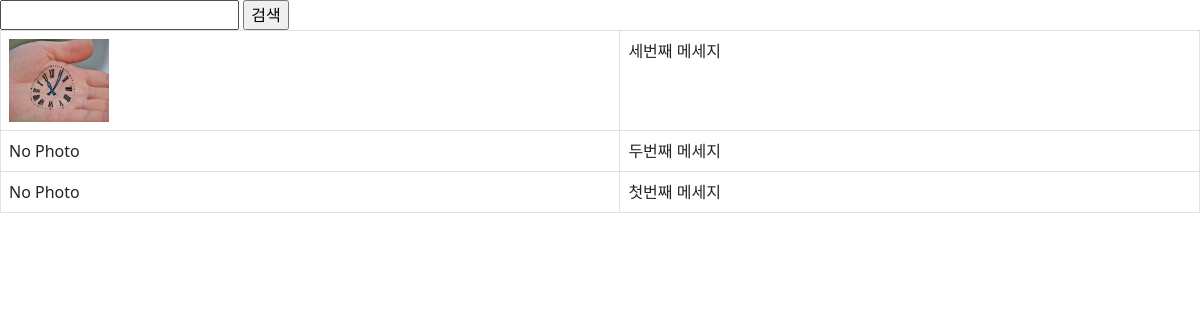
/instagram/, run on an earlier commit of the app's database.
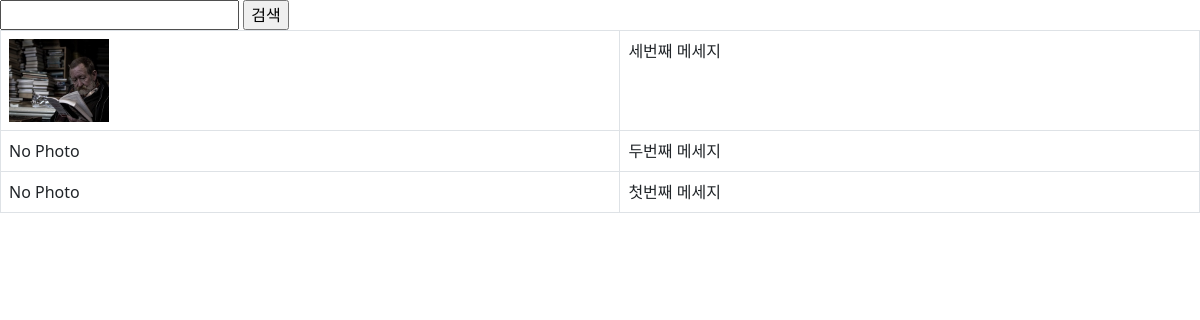
And on a later commit of the database.
### instagram/models.py (models this page shows, shortened)
class Post(models.Model):
    author = models.ForeignKey(
        settings.AUTH_USER_MODEL, on_delete=models.CASCADE)
    message = models.TextField()
    photo = models.ImageField(blank=True, upload_to='instagram/post/%Y/%m/%d')
    tag_set = models.ManyToManyField('Tag', blank=True)
    is_public = models.BooleanField(default=False, verbose_name='공개여부')
    created_at = models.DateTimeField(auto_now_add=True)
    updated_at = models.DateTimeField(auto_now=True)
    def message_length(self):
        return len(self.message)
    message_length.short_description = "메세지 글자수"
    class Meta:
        ordering = ['-id']

### instagram/views.py (the view)
# urls.py: path('', views.post_list),
def post_list(request):
    qs = Post.objects.all()
    q = request.GET.get('q', '')
    if q:
        qs = qs.filter(message__icontains=q)
    return render(request, 'instagram/post_list.html', {
        'post_list': qs,
        'q': q,
    })

### instagram/templates/instagram/post_list.html (shortened to what this page needs)
<!doctype html>
<html lang="ko">
<head>
    <link href="https://cdn.jsdelivr.net/npm/bootstrap@5.3.0-alpha1/dist/css/bootstrap.min.css" rel="stylesheet">
</head>
<body>
    <form action="" method="get">
        <input type="text" name="q" value="{{q}}"/>
        <input type="submit" value="검색"/>
    </form>
    <table class="table table-bordered table-hover">
        <tbody>
            {% for post in post_list %}
                <tr>
                    <td>
                        {% if post.photo%}
                            <img src = "{{post.photo.url}}" style="width: 100px;" />
                        {% else %}
                            No Photo
                        {% endif %}
                    </td>
                    <td>
                        {{post.message}}
                    </td>
                </tr>
            {% endfor %}
        </tbody>
    </table>
</body>
</html>

What changed in the data, as far as the page shows it:
changed Post "세번째 메세지": photo: a different picture
